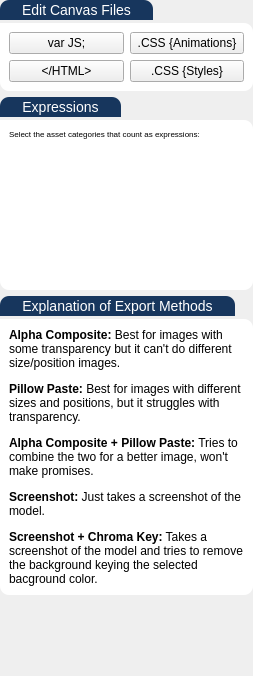
                        <widget class="QWidget" name="scrollAreaWidgetContents_7">
                         <property name="geometry">
                          <rect>
                           <x>0</x>
                           <y>0</y>
                           <width>253</width>
                           <height>676</height>
                          </rect>
                         </property>
                         <layout class="QVBoxLayout" name="verticalLayout_34">
                          <property name="leftMargin">
                           <number>0</number>
                          </property>
                          <property name="topMargin">
                           <number>0</number>
                          </property>
                          <property name="rightMargin">
                           <number>0</number>
                          </property>
                          <property name="bottomMargin">
                           <number>0</number>
                          </property>
                          <item>
                           <widget class="QGroupBox" name="groupBox_11">
                            <property name="styleSheet">
                             <string notr="true">*{
	color: black;
}

QGroupBox {
border-color: #FF17365D;
font-size: 14px;
border-radius: 15px;
}

QGroupBox::title {
border-top-left-radius: 9px;
border-top-right-radius: 9px;
padding: 2px 20px;
background-color: #FF17365D;
color: rgb(255, 255, 255);
}

QFrame{
	border-top-right-radius: 9px;
	border-bottom-right-radius: 9px;
	border-bottom-left-radius: 9px;
	background-color: rgb(255, 255, 255);
}
</string>
                            </property>
                            <property name="title">
                             <string>Edit Canvas Files</string>
                            </property>
                            <layout class="QVBoxLayout" name="verticalLayout_21">
                             <property name="leftMargin">
                              <number>0</number>
                             </property>
                             <property name="topMargin">
                              <number>23</number>
                             </property>
                             <property name="rightMargin">
                              <number>0</number>
                             </property>
                             <property name="bottomMargin">
                              <number>0</number>
                             </property>
                             <item>
                              <widget class="QFrame" name="frame_12">
                               <property name="frameShape">
                                <enum>QFrame::StyledPanel</enum>
                               </property>
                               <property name="frameShadow">
                                <enum>QFrame::Raised</enum>
                               </property>
                               <layout class="QGridLayout" name="gridLayout_2">
                                <item row="1" column="0">
                                 <widget class="QPushButton" name="pushButton_6">
                                  <property name="sizePolicy">
                                   <sizepolicy hsizetype="Preferred" vsizetype="Fixed">
                                    <horstretch>0</horstretch>
                                    <verstretch>0</verstretch>
                                   </sizepolicy>
                                  </property>
                                  <property name="cursor">
                                   <cursorShape>PointingHandCursor</cursorShape>
                                  </property>
                                  <property name="text">
                                   <string>&lt;/HTML&gt;</string>
                                  </property>
                                  <property name="iconSize">
                                   <size>
                                    <width>16</width>
                                    <height>16</height>
                                   </size>
                                  </property>
                                  <property name="checkable">
                                   <bool>true</bool>
                                  </property>
                                  <property name="checked">
                                   <bool>false</bool>
                                  </property>
                                  <property name="autoExclusive">
                                   <bool>false</bool>
                                  </property>
                                 </widget>
                                </item>
                                <item row="0" column="0">
                                 <widget class="QPushButton" name="pushButton_7">
                                  <property name="sizePolicy">
                                   <sizepolicy hsizetype="Preferred" vsizetype="Fixed">
                                    <horstretch>0</horstretch>
                                    <verstretch>0</verstretch>
                                   </sizepolicy>
                                  </property>
                                  <property name="maximumSize">
                                   <size>
                                    <width>16777215</width>
                                    <height>16777215</height>
                                   </size>
                                  </property>
                                  <property name="cursor">
                                   <cursorShape>PointingHandCursor</cursorShape>
                                  </property>
                                  <property name="text">
                                   <string>var JS;</string>
                                  </property>
                                  <property name="iconSize">
                                   <size>
                                    <width>16</width>
                                    <height>16</height>
                                   </size>
                                  </property>
                                  <property name="checkable">
                                   <bool>true</bool>
                                  </property>
                                  <property name="checked">
                                   <bool>false</bool>
                                  </property>
                                  <property name="autoExclusive">
                                   <bool>false</bool>
                                  </property>
                                 </widget>
                                </item>
                                <item row="0" column="1">
                                 <widget class="QPushButton" name="pushButton_3">
                                  <property name="sizePolicy">
                                   <sizepolicy hsizetype="Preferred" vsizetype="Fixed">
                                    <horstretch>0</horstretch>
                                    <verstretch>0</verstretch>
                                   </sizepolicy>
                                  </property>
                                  <property name="maximumSize">
                                   <size>
                                    <width>16777215</width>
                                    <height>16777215</height>
                                   </size>
                                  </property>
                                  <property name="cursor">
                                   <cursorShape>PointingHandCursor</cursorShape>
                                  </property>
                                  <property name="text">
                                   <string>.CSS {Animations}</string>
                                  </property>
                                  <property name="iconSize">
                                   <size>
                                    <width>16</width>
                                    <height>16</height>
                                   </size>
                                  </property>
                                  <property name="checkable">
                                   <bool>true</bool>
                                  </property>
                                  <property name="checked">
                                   <bool>false</bool>
                                  </property>
                                  <property name="autoExclusive">
                                   <bool>false</bool>
                                  </property>
                                 </widget>
                                </item>
                                <item row="1" column="1">
                                 <widget class="QPushButton" name="pushButton">
                                  <property name="sizePolicy">
                                   <sizepolicy hsizetype="Preferred" vsizetype="Fixed">
                                    <horstretch>0</horstretch>
                                    <verstretch>0</verstretch>
                                   </sizepolicy>
                                  </property>
                                  <property name="maximumSize">
                                   <size>
                                    <width>16777215</width>
                                    <height>16777215</height>
                                   </size>
                                  </property>
                                  <property name="cursor">
                                   <cursorShape>PointingHandCursor</cursorShape>
                                  </property>
                                  <property name="text">
                                   <string>.CSS {Styles}</string>
                                  </property>
                                  <property name="iconSize">
                                   <size>
                                    <width>16</width>
                                    <height>16</height>
                                   </size>
                                  </property>
                                  <property name="checkable">
                                   <bool>true</bool>
                                  </property>
                                  <property name="checked">
                                   <bool>false</bool>
                                  </property>
                                  <property name="autoExclusive">
                                   <bool>false</bool>
                                  </property>
                                 </widget>
                                </item>
                               </layout>
                              </widget>
                             </item>
                            </layout>
                           </widget>
                          </item>
                          <item>
                           <widget class="QGroupBox" name="groupBox_12">
                            <property name="styleSheet">
                             <string notr="true">*{
	color: black;
}

QGroupBox {
border-color: #FF17365D;
font-size: 14px;
border-radius: 15px;
}

QGroupBox::title {
border-top-left-radius: 9px;
border-top-right-radius: 9px;
padding: 2px 20px;
background-color: #FF17365D;
color: rgb(255, 255, 255);
}

QFrame{
	border-top-right-radius: 9px;
	border-bottom-right-radius: 9px;
	border-bottom-left-radius: 9px;
	background-color: rgb(255, 255, 255);
}
</string>
                            </property>
                            <property name="title">
                             <string>Expressions</string>
                            </property>
                            <layout class="QVBoxLayout" name="verticalLayout_22">
                             <property name="leftMargin">
                              <number>0</number>
                             </property>
                             <property name="topMargin">
                              <number>23</number>
                             </property>
                             <property name="rightMargin">
                              <number>0</number>
                             </property>
                             <property name="bottomMargin">
                              <number>0</number>
                             </property>
                             <item>
                              <widget class="QFrame" name="frame_13">
                               <property name="frameShape">
                                <enum>QFrame::StyledPanel</enum>
                               </property>
                               <property name="frameShadow">
                                <enum>QFrame::Raised</enum>
                               </property>
                               <layout class="QVBoxLayout" name="verticalLayout_16">
                                <item>
                                 <widget class="QLabel" name="label_4">
                                  <property name="sizePolicy">
                                   <sizepolicy hsizetype="Preferred" vsizetype="Fixed">
                                    <horstretch>0</horstretch>
                                    <verstretch>0</verstretch>
                                   </sizepolicy>
                                  </property>
                                  <property name="styleSheet">
                                   <string notr="true">font-size: 8px</string>
                                  </property>
                                  <property name="text">
                                   <string>Select the asset categories that count as expressions:</string>
                                  </property>
                                  <property name="wordWrap">
                                   <bool>true</bool>
                                  </property>
                                 </widget>
                                </item>
                                <item>
                                 <widget class="QScrollArea" name="scrollArea_5">
                                  <property name="sizePolicy">
                                   <sizepolicy hsizetype="Preferred" vsizetype="Preferred">
                                    <horstretch>0</horstretch>
                                    <verstretch>0</verstretch>
                                   </sizepolicy>
                                  </property>
                                  <property name="minimumSize">
                                   <size>
                                    <width>0</width>
                                    <height>136</height>
                                   </size>
                                  </property>
                                  <property name="maximumSize">
                                   <size>
                                    <width>16777215</width>
                                    <height>136</height>
                                   </size>
                                  </property>
                                  <property name="styleSheet">
                                   <string notr="true">background-color: rgb(255, 255, 255);</string>
                                  </property>
                                  <property name="widgetResizable">
                                   <bool>true</bool>
                                  </property>
                                  <widget class="QWidget" name="scrollAreaWidgetContents_5">
                                   <property name="geometry">
                                    <rect>
                                     <x>0</x>
                                     <y>0</y>
                                     <width>241</width>
                                     <height>136</height>
                                    </rect>
                                   </property>
                                  </widget>
                                 </widget>
                                </item>
                               </layout>
                              </widget>
                             </item>
                            </layout>
                           </widget>
                          </item>
                          <item>
                           <widget class="QGroupBox" name="groupBox_15">
                            <property name="styleSheet">
                             <string notr="true">*{
	color: black;
}

QGroupBox {
border-color: #FF17365D;
font-size: 14px;
border-radius: 15px;
}

QGroupBox::title {
border-top-left-radius: 9px;
border-top-right-radius: 9px;
padding: 2px 20px;
background-color: #FF17365D;
color: rgb(255, 255, 255);
}

QFrame{
	border-top-right-radius: 9px;
	border-bottom-right-radius: 9px;
	border-bottom-left-radius: 9px;
	background-color: rgb(255, 255, 255);
}</string>
                            </property>
                            <property name="title">
                             <string>Explanation of Export Methods</string>
                            </property>
                            <layout class="QVBoxLayout" name="verticalLayout_38">
                             <property name="leftMargin">
                              <number>0</number>
                             </property>
                             <property name="topMargin">
                              <number>23</number>
                             </property>
                             <property name="rightMargin">
                              <number>0</number>
                             </property>
                             <property name="bottomMargin">
                              <number>0</number>
                             </property>
                             <item>
                              <widget class="QFrame" name="audioFrame_5">
                               <property name="styleSheet">
                                <string notr="true"/>
                               </property>
                               <property name="frameShape">
                                <enum>QFrame::StyledPanel</enum>
                               </property>
                               <property name="frameShadow">
                                <enum>QFrame::Raised</enum>
                               </property>
                               <layout class="QHBoxLayout" name="horizontalLayout_9">
                                <item>
                                 <widget class="QLabel" name="label_5">
                                  <property name="sizePolicy">
                                   <sizepolicy hsizetype="Preferred" vsizetype="Preferred">
                                    <horstretch>0</horstretch>
                                    <verstretch>0</verstretch>
                                   </sizepolicy>
                                  </property>
                                  <property name="toolTip">
                                   <string>Alpha Composite: Best for images with some transparency but it can't do different size images.
Pillow Paste: Best for images with different sizes and positions, but it struggles with transparency.
Alpha Composite + Pillow Paste: Tries to combine the two for a better image, won't make promises.
Screenshot: Just takes a screenshot of the model.
Screenshot + Chroma Key: Just takes a screenshot of the model and tries to remove the background.</string>
                                  </property>
                                  <property name="whatsThis">
                                   <string>&lt;html&gt;&lt;head/&gt;&lt;body&gt;&lt;p&gt;&lt;span style=&quot; font-weight:600;&quot;&gt;Alpha Composite:&lt;/span&gt; Best for images with some transparency but it can't do different size images.&lt;/p&gt;&lt;p&gt;&lt;span style=&quot; font-weight:600;&quot;&gt;Pillow Paste:&lt;/span&gt; Best for images with different sizes and positions, but it struggles with transparency.&lt;/p&gt;&lt;p&gt;&lt;span style=&quot; font-weight:600;&quot;&gt;Alpha Composite + Pillow Paste:&lt;/span&gt; Tries to combine the two for a better image, won't make promises.&lt;/p&gt;&lt;p&gt;&lt;span style=&quot; font-weight:600;&quot;&gt;Screenshot:&lt;/span&gt; Just takes a screenshot of the model.&lt;/p&gt;&lt;p&gt;&lt;span style=&quot; font-weight:600;&quot;&gt;Screenshot + Chroma Key:&lt;/span&gt; Just takes a screenshot of the model and tries to remove the background.&lt;/p&gt;&lt;/body&gt;&lt;/html&gt;</string>
                                  </property>
                                  <property name="styleSheet">
                                   <string notr="true">font-size: 12px</string>
                                  </property>
                                  <property name="text">
                                   <string>&lt;html&gt;&lt;head/&gt;&lt;body&gt;&lt;p&gt;&lt;span style=&quot; font-weight:600;&quot;&gt;Alpha Composite:&lt;/span&gt; Best for images with some transparency but it can't do different size/position images.&lt;/p&gt;&lt;p&gt;&lt;span style=&quot; font-weight:600;&quot;&gt;Pillow Paste:&lt;/span&gt; Best for images with different sizes and positions, but it struggles with transparency.&lt;/p&gt;&lt;p&gt;&lt;span style=&quot; font-weight:600;&quot;&gt;Alpha Composite + Pillow Paste:&lt;/span&gt; Tries to combine the two for a better image, won't make promises.&lt;/p&gt;&lt;p&gt;&lt;span style=&quot; font-weight:600;&quot;&gt;Screenshot:&lt;/span&gt; Just takes a screenshot of the model.&lt;/p&gt;&lt;p&gt;&lt;span style=&quot; font-weight:600;&quot;&gt;Screenshot + Chroma Key:&lt;/span&gt; Takes a screenshot of the model and tries to remove the background keying the selected bacground color.&lt;/p&gt;&lt;/body&gt;&lt;/html&gt;</string>
                                  </property>
                                  <property name="wordWrap">
                                   <bool>true</bool>
                                  </property>
                                 </widget>
                                </item>
                               </layout>
                              </widget>
                             </item>
                            </layout>
                           </widget>
                          </item>
                          <item>
                           <spacer name="verticalSpacer_3">
                            <property name="orientation">
                             <enum>Qt::Vertical</enum>
                            </property>
                            <property name="sizeHint" stdset="0">
                             <size>
                              <width>20</width>
                              <height>40</height>
                             </size>
                            </property>
                           </spacer>
                          </item>
                         </layout>
                        </widget>
